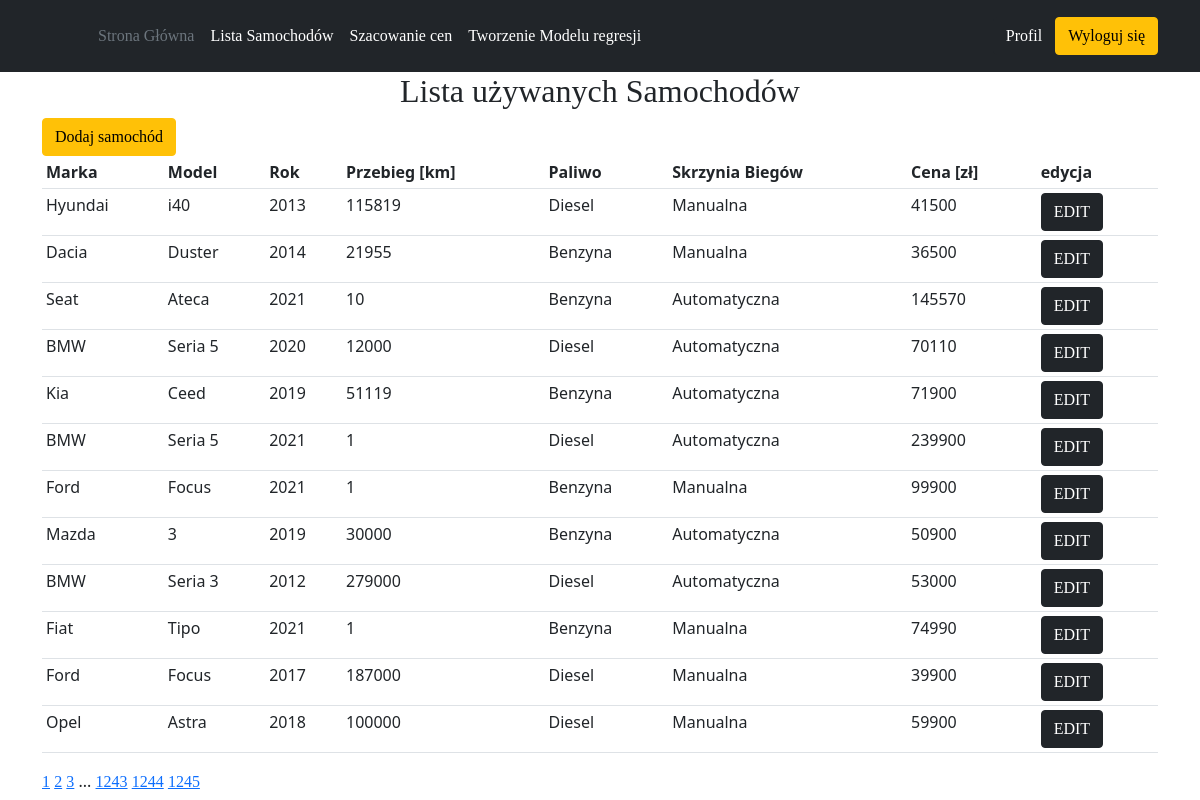
Page /cars/1 (signed in) on the committed database.
### main.py (models this page shows, shortened)
class Cars(db.Model):
    CHOICES = [('benzyna', 'Benzyna'),('diesel', 'Diesel')]
    CHOICES2 = [('manualna', 'Manualna'),('automatyczna', 'Automatyczna')]
    id = db.Column(db.String(100), primary_key=True, nullable=False)
    brand = db.Column(db.String(60), nullable=False)
    model = db.Column(db.String(60), nullable=False)
    year = db.Column(db.Integer, nullable=False)
    mileage = db.Column(db.Integer, nullable=False)
    fuel_type = db.Column(ChoiceType(CHOICES))
    transmission = db.Column(ChoiceType(CHOICES2))
    price = db.Column(db.Integer, nullable=False)

### main.py (the view)
@app.route("/cars/<int:page_num>",methods=['GET'])
def cars(page_num):
    if current_user.is_authenticated:
        cars = Cars.query.paginate(per_page=12, page=page_num, error_out=False)
        return render_template('cars.html', cars=cars)
    else:
        return redirect(url_for('login'))

### main.py (called while the page is built)
@login_manager.user_loader
def load_user(user_id):
    return User.query.get(user_id)

### templates/cars.html
{% extends "layout.html" %}
{% block content %}
<div class="container">
    <h2>Lista używanych Samochodów</h2>
    <a class="btn btn-warning" href = "{{ url_for('add_car') }}">Dodaj samochód</a>
    <table class="table table-sm">
        <tr>
            <th scope="col">
                Marka
            </th>
            <th scope="col">
                Model
            </th>
            <th scope="col">
                Rok
            </th>
            <th scope="col">
                Przebieg [km]
            </th>
            <th scope="col">
                Paliwo
            </th>
            <th scope="col">
                Skrzynia Biegów
            </th>
            <th scope="col">
                Cena [zł]
            </th>
            <th scope="col">
                edycja
            </th>
        </tr>
            {% for car in cars.items %}
            <tr>
                <td>
                    {{ car.brand }}
                </td>
                <td>
                    {{ car.model }}
                </td>
                <td>
                    {{ car.year }}
                </td>
                <td>
                    {{ car.mileage }}
                </td>
                <td>
                    {{ car.fuel_type }}
                </td>
                <td>
                    {{ car.transmission }}
                </td>
                <td>
                    {{ car.price }}
                </td>
                <td>
                    <a class="btn btn-dark" href="{{ url_for('edit_car', id=car.id) }}">EDIT</a>
                </td>
            </tr>
            {% endfor %}
    </table>
    {% for page in cars.iter_pages(left_edge=3, right_edge=3, left_current=3, right_current=3) %}
        {% if page %}
            <a href = "{{ url_for('cars', page_num=page) }}">{{ page }}</a>
        {% else %}
            ...
        {% endif %}
    {% endfor %}
</div>
{% endblock content %}

### templates/layout.html (shortened to what this page needs)
<!doctype html>
<html>
<head>
    <link rel="stylesheet" type="text/css" href="{{ url_for('static', filename='css/style.css') }}">
    <link href="https://cdn.jsdelivr.net/npm/bootstrap@5.1.3/dist/css/bootstrap.min.css" rel="stylesheet">
    <header class="p-3 bg-dark text-white">
        <div class="container">
          <div class="d-flex flex-wrap align-items-center justify-content-center justify-content-lg-start">
            <a href="/" class="d-flex align-items-center mb-2 mb-lg-0 text-white text-decoration-none">
              <svg class="bi me-2" width="40" height="32" role="img" aria-label="Bootstrap"><use xlink:href="#bootstrap"/></svg>
            </a>
            <ul class="nav col-12 col-lg-auto me-lg-auto mb-2 justify-content-center mb-md-0">
              <li><a href="/home" class="nav-link px-2 text-secondary">Strona Główna</a></li>
              <li><a href="/cars/1" class="nav-link px-2 text-white">Lista Samochodów</a></li>
              <li><a href="/prices" class="nav-link px-2 text-white">Szacowanie cen</a></li>
              <li><a href="/regression" class="nav-link px-2 text-white">Tworzenie Modelu regresji</a></li>
            </ul>
            <div class="text-end">
              <a class="btn btn-dark" href="{{ url_for('account') }}">Profil</button>
              <a class="btn btn-warning" href = "{{ url_for('logout') }}">Wyloguj się</a>
            </div>
          </div>
        </div>
      </header>
</head>
<body>
  {% block content %}
  {% endblock %}
</body>
</html>

### static/css/style.css (style rules this page uses)
h1, h2 { text-align: center; margin-top: 10%; font-family: Georgia, serif;; }
a { font-family: Georgia, serif;; }

### rows in the picture
Cars: brand "Hyundai", model "i40", year "2013", mileage "115819", fuel_type "Diesel", transmission "Manualna", price "41500"
Cars: brand "Dacia", model "Duster", year "2014", mileage "21955", fuel_type "Benzyna", transmission "Manualna", price "36500"
Cars: brand "Seat", model "Ateca", year "2021", mileage "10", fuel_type "Benzyna", transmission "Automatyczna", price "145570"
Cars: brand "BMW", model "Seria 5", year "2020", mileage "12000", fuel_type "Diesel", transmission "Automatyczna", price "70110"
Cars: brand "Kia", model "Ceed", year "2019", mileage "51119", fuel_type "Benzyna", transmission "Automatyczna", price "71900"
Cars: brand "BMW", model "Seria 5", year "2021", mileage "1", fuel_type "Diesel", transmission "Automatyczna", price "239900"
Cars: brand "Ford", model "Focus", year "2021", mileage "1", fuel_type "Benzyna", transmission "Manualna", price "99900"
Cars: brand "Mazda", model "3", year "2019", mileage "30000", fuel_type "Benzyna", transmission "Automatyczna", price "50900"
Cars: brand "BMW", model "Seria 3", year "2012", mileage "279000", fuel_type "Diesel", transmission "Automatyczna", price "53000"
Cars: brand "Fiat", model "Tipo", year "2021", mileage "1", fuel_type "Benzyna", transmission "Manualna", price "74990"
Cars: brand "Ford", model "Focus", year "2017", mileage "187000", fuel_type "Diesel", transmission "Manualna", price "39900"
Cars: brand "Opel", model "Astra", year "2018", mileage "100000", fuel_type "Diesel", transmission "Manualna", price "59900"

### other values in the picture
{{ page }} "1" "2" "3" "1243" "1244" "1245"
